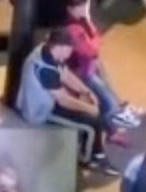
#> input picture source/target3.jpg, 146 x 192 px
$ python matchBackground.py
#> lines starting #> are read from the running program, lines starting #| are printed output that depends on the picture; after the words box and inside, x2 and y2 are one past the last pixel; in counts of white or black regions, pixels touching at a corner belong together; pictures that were not available may be replaced by others from this repository, and a replacement may not be noted
import cv2
import numpy as np
import math
from matplotlib import pyplot as plt


CORNER = 1
TARGET = 0
cap = cv2.VideoCapture("source/test.MOV")
template = cv2.imread('source/target3.jpg')
#> template is the input picture: shape (192, 146, 3); mean B, G, R 112.2, 102.6, 120.6
template = cv2.cvtColor(template, cv2.COLOR_BGR2RGB)
h, w = template.shape[ :2]
#> h = 192; w = 146
corner_size = 100
border_size =50
corners = 0
method_corner = cv2.TM_SQDIFF
person_path =[]
# def normFunction(vecList):
#     for vec in vecList:
#         x_sum, y_sum += vec[0], vec[1]


def getDirect(dPostion):
    dx = dPostion[0]
    dy = dPostion[1]
    if dx >= 0 and dy >= 0:
        return "右下"
    elif dx >= 0 and dy < 0:
        return "左下"
    elif dx < 0 and dy < 0:
        return "左上"
    elif dx < 0 and dy >= 0:
        return "右上"
    else:
        return "其他"
def getCenter(TopLeft, BottomRight):
    x = (TopLeft[0]+BottomRight[0])/2
    y = (TopLeft[1]+BottomRight[1])/2
    return [x, y]
def getCornersImage(frame, corner_size):
    frame_h, frame_w = frame.shape[:2]
    corners = [
        frame[border_size:corner_size+border_size,border_size:corner_size+border_size], #左上角
        frame[-corner_size-border_size:-border_size, border_size:corner_size+border_size],  #左下角
        frame[-corner_size-border_size:-border_size,-corner_size-border_size:-border_size],  #右下角
        frame[border_size:corner_size+border_size,-corner_size-border_size:frame_w-border_size] #右上角
    ]
    corn_XY = (
        getCenter([border_size,border_size],[corner_size+border_size, corner_size+border_size]),    #左上角
        getCenter([frame_h-corner_size-border_size, border_size],[frame_h-corner_size, corner_size+border_size]),#左下角
        getCenter([frame_h-corner_size-border_size,frame_w-corner_size-border_size],[frame_h-border_size, frame_w-border_size]),#右下角
        getCenter([border_size,frame_w-corner_size-border_size], [border_size+corner_size, frame_w-border_size])   #右上角
    )
    return corners, corn_XY

class Target:
    def __init__(self, source, img, type):
        self.type = type
        if type == TARGET:
            self.method_target = cv2.TM_CCOEFF
        elif type == CORNER:
            self.method_target = cv2.TM_SQDIFF
        self.img = img
        self.h, self.w = img.shape[:2]
        self.source = source

        #初始化
        self.bottom_right = [-1,-1]
        self.top_left = [-1,-1]
    def match(self):
        res = cv2.matchTemplate(self.source, self.img, self.method_target)
        cv2.normalize(res, res, 0, 1, cv2.NORM_MINMAX, -1)
        min_val, max_val, min_loc, max_loc = cv2.minMaxLoc(res)
        # If the method is TM_SQDIFF or TM_SQDIFF_NORMED, take minimum
        if self.method_target in [cv2.TM_SQDIFF, cv2.TM_SQDIFF_NORMED]:
            self.top_left = min_loc
        else:
            self.top_left = max_loc

        if self.type == TARGET:
            self.bottom_right = (self.top_left[0] + self.w, self.top_left[1] + self.h)
        elif self.type == CORNER:
            self.bottom_right = (self.top_left[0] + self.h, self.top_left[1] + self.w)
    def drawRect(self):
        color = (255, 0, 0)
        thresh = 2
        cv2.rectangle(self.source, self.top_left, self.bottom_right, color, thresh)
    def getRect(self):
        return [self.top_left, self.bottom_right]

while cap.isOpened():
    retval, frame = cap.read()
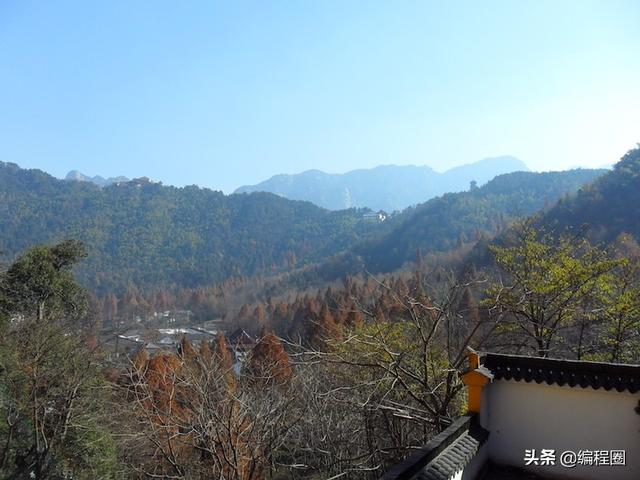
#> input picture source/source.jpg, 640 x 480 px, given in place of test.MOV, which was not available
#> frame is the input picture: shape (480, 640, 3); mean B, G, R 149.2, 139.1, 119.4
    retval, frame = cap.read()
    if retval == False:
        continue

    frame_h, frame_w = frame.shape[:2]
#> frame_h = 480; frame_w = 640

    if corners == 0:
        print("-----init-----")

        corners , ls_corn_position= getCornersImage(frame, corner_size)
#> corners = 4 items; ls_corn_position = ([100, 100], [355, 100], [380, 540], [100, 540])

        target = Target(frame, template, type = TARGET)
        target.match()
#> in match, `res = cv2.matchTemplate(self.source, self.img, self.method_target)`:
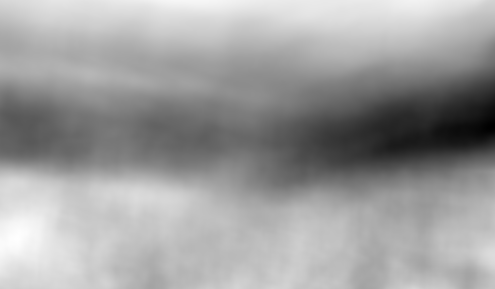
#> res: shape (289, 495) float32; min -113017360, max 15888533, mean -32958506; drawn with min black and max white
#> in match, `min_val, max_val, min_loc, max_loc = cv2.minMaxLoc(res)`: min_val = -2.12e-08; max_val = 1; min_loc = (494, 125); max_loc = (17, 238)
#> in match, `self.bottom_right = (self.top_left[0] + self.w, self.top_left[1] + sel..`: self.bottom_right = (163, 430)
        target.drawRect()
#> in drawRect, `cv2.rectangle(self.source, self.top_left, self.bottom_right, color, th..`:
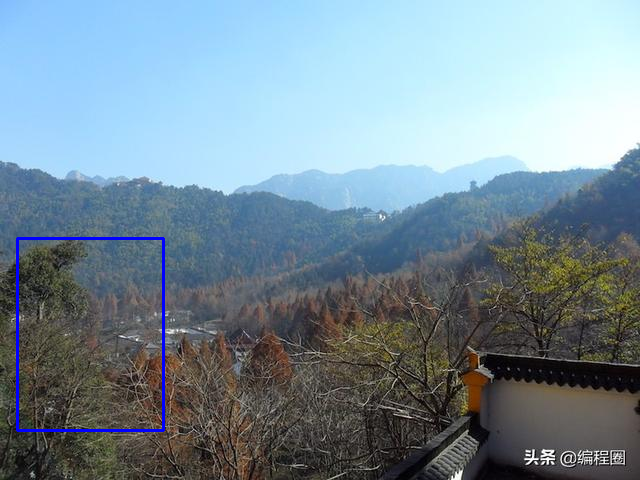
#> self.source: shape (480, 640, 3); 0.66% of pixels changed, all inside (x1, y1, x2, y2) = (16, 237, 165, 432)
        cv2.imshow('frame', target.source)
    else:
        # 處理四個角的部分 背景移動
        last_corners = corners
        total_dPosition = [0, 0]
        dx =0
        dy =0
        dx_sum = 0
        dy_sum = 0
        dx_res = 0
        dy_res = 0
        for corner, last_corn_position in zip(last_corners, ls_corn_position):
            corner_tmp = Target(frame, corner, CORNER)
            corner_tmp.match()
            corner_tmp.drawRect()

            # [10 lines of commented-out code are left out]
            new_center = getCenter(corner_tmp.top_left, corner_tmp.bottom_right)
            # new_center = getCenter([x1y1[0], x1y1[1]], [x2y2[0], x2y2[1]])

            #這裡不知道哪裡出錯 需要x y交換
            new_center = [new_center[1], new_center[0]]
            # print("新中心",new_center, "-- 原", last_corn_position)

            # 計算座標差
            dx = new_center[0] - last_corn_position[0]
            dy = new_center[1] - last_corn_position[1]
            print(int(abs(dx)), int(abs(dy)))
            if int(abs(dx)) > corner_size:
                dx = 0.0
            if int(abs(dy)) > corner_size:
                dy = 0.0
            dx_sum += dx
            dy_sum += dy
            print(dx_sum, dy_sum)
            # print(last_corn_position, "移動到" , new_center, ": ",getDirect([dx,dy]),",距離：", math.dist(last_corn_position, new_center))


        dx_res = dx_sum/5
        dy_res = dy_sum/5


        print("---")


        target = Target(frame, template, TARGET)
        target.match()
        target.drawRect()

        frame = target.source   #拿回結果


        # 畫出路徑
        #過去的路徑
        if len(person_path) > 0:
            for i in range(len(person_path)):

                person_path[i] = [person_path[i][0]+dx_res, person_path[i][1]+dy_res]
                position = (int(person_path[i][0]), int(person_path[i][1]))
                cv2.circle(frame, position, 3, (0, 255, 255), 3)
        # 現在的路徑點
        person_position = getCenter(target.top_left, target.bottom_right)
        person_path.append(person_position)
        person_position = (int(person_position[0]), int(person_position[1]))
        cv2.circle(frame, person_position, 3, (0, 255, 255), 3)
        cv2.imshow('frame', target.source)

        corners, ls_corn_position = getCornersImage(frame, corner_size)     # 獲取這一偵的corner img 以提供給下一frame使用

        key = cv2.waitKey(1)
        # ESC
        if key == 27:
            break
cap.release()
cv2.destroyAllWindows()
